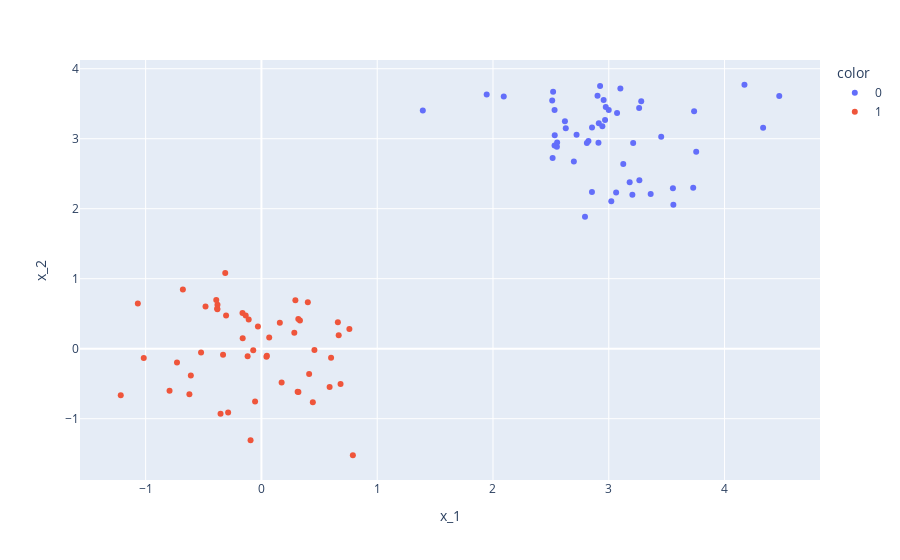

Notebook source saved alongside this figure:
### Markdown cell above
@fig-blobs shows the auto generated dataset.

### Code cell
#| label: fig-blobs
#| fig-cap: Auto generated dataset with two clusters
#| code-fold: true

fig =px.scatter(x=x[:,0],y=x[:,1],color=y.astype(str))
fig.update_layout(xaxis_title='x1',yaxis_title='x2')
